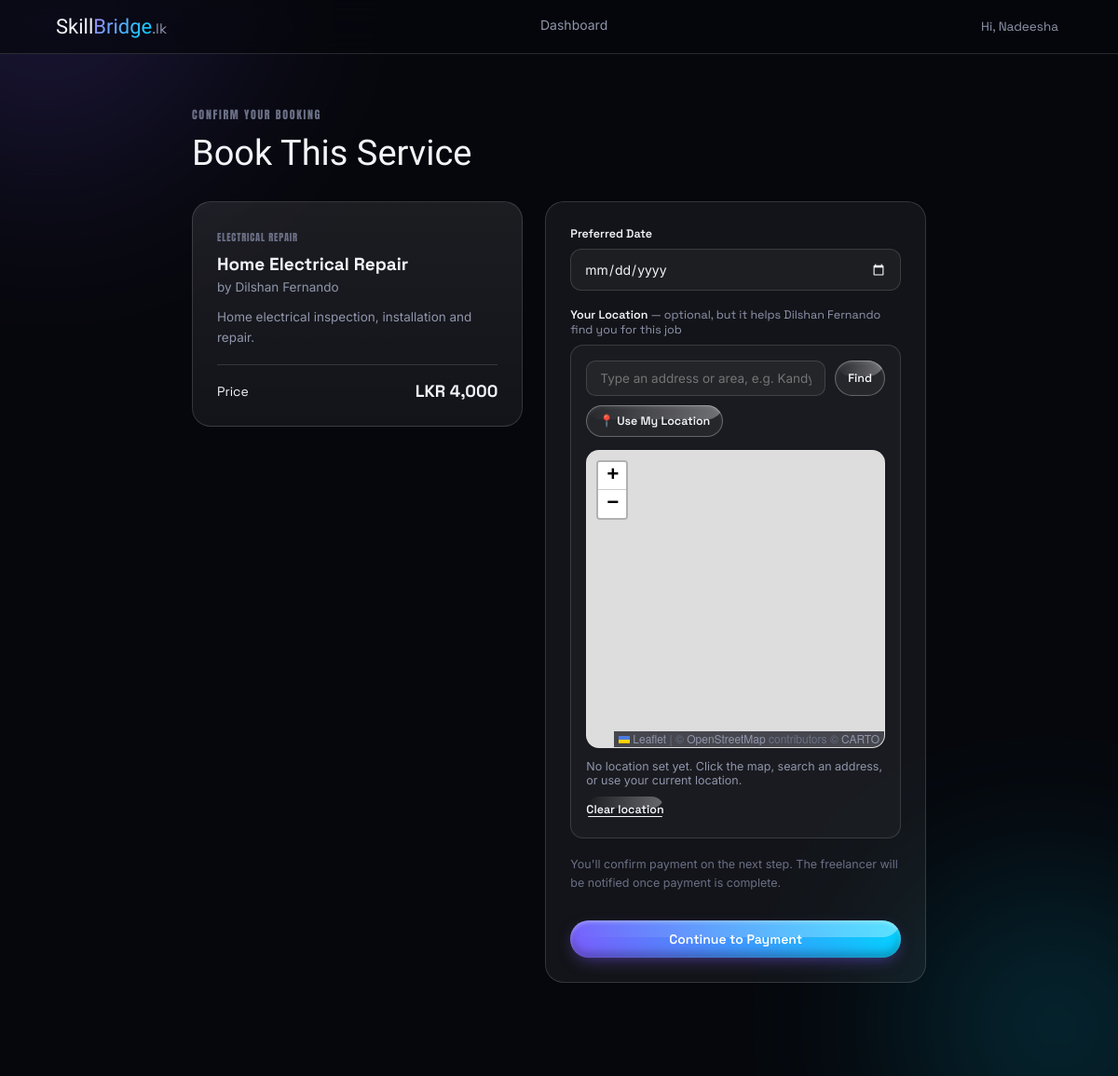
The page /english/booking.php?service=4 (signed in) on the database its author committed.
### tables this page shows
CREATE TABLE `services` (
  `service_id` int(10) UNSIGNED NOT NULL,
  `profile_id` int(10) UNSIGNED NOT NULL,
  `category_id` int(10) UNSIGNED NOT NULL,
  `title` varchar(150) NOT NULL,
  `language` enum('tamil','english','sinhala') NOT NULL DEFAULT 'english',
  `price` decimal(10,2) NOT NULL,
  `description` text DEFAULT NULL,
  `is_active` tinyint(1) NOT NULL DEFAULT 1,
  `created_at` timestamp NOT NULL DEFAULT current_timestamp(),
  `updated_at` timestamp NOT NULL DEFAULT current_timestamp() ON UPDATE current_timestamp()
);

CREATE TABLE `categories` (
  `category_id` int(10) UNSIGNED NOT NULL,
  `category_key` varchar(60) NOT NULL,
  `category_name` varchar(100) NOT NULL
);

CREATE TABLE `users` (
  `user_id` int(10) UNSIGNED NOT NULL,
  `full_name` varchar(120) NOT NULL,
  `email` varchar(150) NOT NULL,
  `password_hash` varchar(255) NOT NULL,
  `role` enum('freelancer','client','admin') NOT NULL,
  `language_pref` enum('tamil','english','sinhala') NOT NULL DEFAULT 'english',
  `phone` varchar(20) DEFAULT NULL,
  `last_seen` timestamp NULL DEFAULT NULL,
  `photo_path` varchar(255) DEFAULT NULL,
  `is_active` tinyint(1) NOT NULL DEFAULT 1,
  `created_at` timestamp NOT NULL DEFAULT current_timestamp(),
  `updated_at` timestamp NOT NULL DEFAULT current_timestamp() ON UPDATE current_timestamp()
);

### english/booking.php (the view, shortened to what this page needs)
<?php
require_once __DIR__ . '/session.php';
$dashboardHref = match ($_SESSION['role'] ?? '') {
    'freelancer' => 'dashboard.php',
    'admin'      => 'admin-dashboard.php',
    default      => 'client-dashboard.php',
};
$serviceId = (int) ($_GET['service'] ?? 0);
$service = null;
$dbError = false;
$dbErrorDetail = '';
try {
    $stmt = $pdo->prepare("
        SELECT s.service_id, s.title, s.price, s.description,
               fp.profile_id, u.user_id AS freelancer_user_id, u.full_name AS freelancer_name,
               c.category_name
        FROM services s
        JOIN freelancer_profiles fp ON s.profile_id = fp.profile_id
        JOIN users u                ON fp.user_id = u.user_id
        JOIN categories c           ON s.category_id = c.category_id
        WHERE s.service_id = :service_id AND s.is_active = 1
        LIMIT 1
    ");
    $stmt->execute(['service_id' => $serviceId]);
    $service = $stmt->fetch() ?: null;
} catch (PDOException $e) {
    error_log('SkillBridge booking.php error: ' . $e->getMessage());
    $dbError = true;
    $dbErrorDetail = $e->getMessage();
}
$isOwnService = $service && (int) $service['freelancer_user_id'] === (int) $_SESSION['user_id'];
?>
<!DOCTYPE html>
<html lang="en">
<head>
<link rel="stylesheet" href="assets/css/booking.css">
<link rel="stylesheet" href="assets/css/dashboard.css">
<link rel="stylesheet" href="https://unpkg.com/leaflet@1.9.4/dist/leaflet.css">
</head>
<body>
<div class="scene" aria-hidden="true">
  <div class="orb orb-violet"></div>
  <div class="orb orb-cyan"></div>
</div>
<header class="nav">
  <div class="nav-inner">
    <a href="index(ENG).html" class="brand-mark">Skill<span class="brand-accent">Bridge</span><span class="brand-tld">.lk</span></a>
    <nav class="nav-links">
      <a href="<?php echo $dashboardHref; ?>">Dashboard</a>
    </nav>
    <span class="nav-hello">Hi, <?php echo htmlspecialchars(explode(' ', $_SESSION['full_name'])[0], ENT_QUOTES); ?></span>
  </div>
</header>
<main class="flow-page">
  <?php if ($dbError): ?>
    <div class="empty-state">
      <div class="empty-glyph">!</div>
      <h3>Couldn't load this service</h3>
      <p>Something went wrong reaching the database. Please try again shortly.</p>
      <?php if (isset($_GET['debug'])): ?>
        <p class="debug-detail"><?php echo htmlspecialchars($dbErrorDetail, ENT_QUOTES); ?></p>
      <?php endif; ?>
    </div>
  <?php else: ?>
    <p class="eyebrow">Confirm Your Booking</p>
    <h1 class="flow-title">Book This Service</h1>
    <div class="flow-grid">
      <aside class="summary-card">
        <span class="summary-category"><?php echo htmlspecialchars($service['category_name'], ENT_QUOTES); ?></span>
        <h3><?php echo htmlspecialchars($service['title'], ENT_QUOTES); ?></h3>
        <p class="summary-freelancer">by <?php echo htmlspecialchars($service['freelancer_name'], ENT_QUOTES); ?></p>
        <?php if (!empty($service['description'])): ?>
          <p class="summary-desc"><?php echo htmlspecialchars($service['description'], ENT_QUOTES); ?></p>
        <?php endif; ?>
        <div class="summary-price-row">
          <span>Price</span>
          <span class="summary-price">LKR <?php echo number_format((float) $service['price'], 0); ?></span>
        </div>
      </aside>
      <section class="flow-form">
        <form method="POST" action="booking.php?service=<?php echo (int) $service['service_id']; ?>">
          <div class="field">
            <label for="bookingDate">Preferred Date</label>
            <input type="date" id="bookingDate" name="booking_date" min="<?php echo date('Y-m-d'); ?>" value="<?php echo htmlspecialchars($_POST['booking_date'] ?? '', ENT_QUOTES); ?>" required>
          </div>
          <div class="field">
            <label>Your Location <span class="field-hint">— optional, but it helps <?php echo htmlspecialchars($service['freelancer_name'], ENT_QUOTES); ?> find you for this job</span></label>
            <div class="location-picker">
              <div class="location-search-row">
                <input type="text" id="locationSearchBox" placeholder="Type an address or area, e.g. Kandy, Sri Lanka">
                <button type="button" id="locationSearchBtn" class="btn btn-outline btn-sm">Find</button>
                <button type="button" id="useMyLocationBtn" class="btn btn-outline btn-sm">📍 Use My Location</button>
              </div>
              <div id="locationMap" class="location-map" role="group" aria-label="Click the map to set your location"></div>
              <p id="locationStatus" class="location-status">No location set yet. Click the map, search an address, or use your current location.</p>
              <button type="button" id="clearLocationBtn" class="btn btn-ghost btn-sm">Clear location</button>
            </div>
          </div>
          <p class="flow-note">You'll confirm payment on the next step. The freelancer will be notified once payment is complete.</p>
          <button type="submit" class="btn btn-primary btn-lg btn-block">Continue to Payment</button>
        </form>
      </section>
    </div>
  <?php endif; ?>
</main>
</body>
</html>

### rows shown on the page
services: category.category_name "ELECTRICAL REPAIR", title "Home Electrical Repair", users.full_name "Dilshan Fernando", description "Home electrical inspection, installation and repair.", price "4,000"

### other values the page prints
explode(' ', $_SESSION['full_name'])[0] "Nadeesha"
